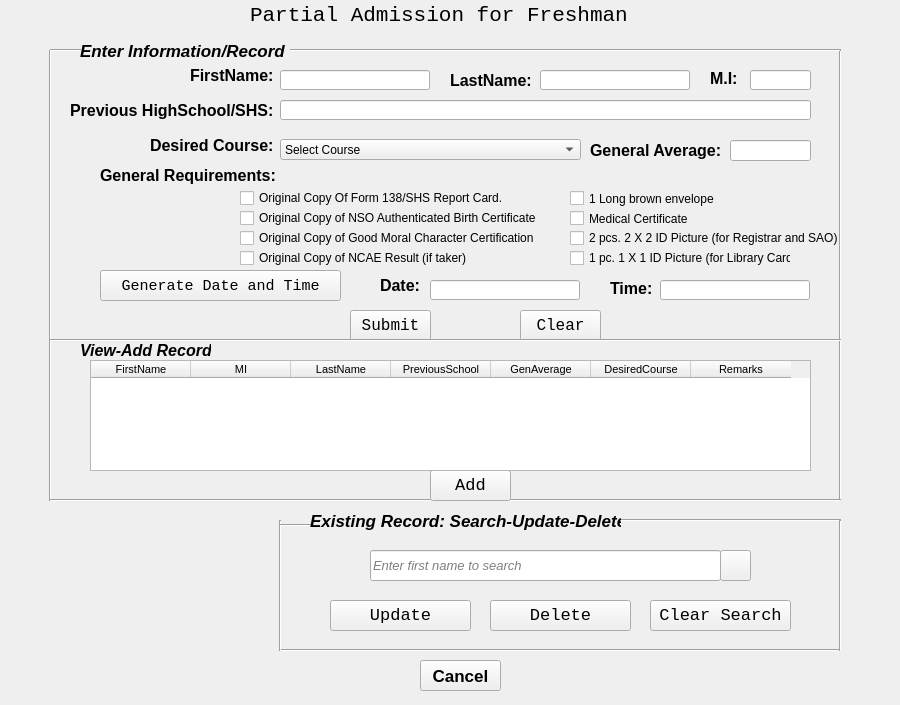
 <widget class="QWidget" name="Freshmen">
  <property name="geometry">
   <rect>
    <x>0</x>
    <y>0</y>
    <width>900</width>
    <height>705</height>
   </rect>
  </property>
  <property name="font">
   <font>
    <family>Lucida Console</family>
   </font>
  </property>
  <property name="cursor">
   <cursorShape>ArrowCursor</cursorShape>
  </property>
  <property name="windowTitle">
   <string>Freshman</string>
  </property>
  <widget class="QLabel" name="labelFreshmanTitle">
   <property name="geometry">
    <rect>
     <x>250</x>
     <y>-10</y>
     <width>401</width>
     <height>51</height>
    </rect>
   </property>
   <property name="font">
    <font>
     <pointsize>16</pointsize>
    </font>
   </property>
   <property name="text">
    <string>Partial Admission for Freshman</string>
   </property>
  </widget>
  <widget class="QLabel" name="labelReq">
   <property name="geometry">
    <rect>
     <x>100</x>
     <y>160</y>
     <width>181</width>
     <height>31</height>
    </rect>
   </property>
   <property name="font">
    <font>
     <family>Segoe UI</family>
     <pointsize>12</pointsize>
     <weight>75</weight>
     <bold>true</bold>
    </font>
   </property>
   <property name="text">
    <string>General Requirements:</string>
   </property>
  </widget>
  <widget class="QLabel" name="labelFName">
   <property name="geometry">
    <rect>
     <x>190</x>
     <y>60</y>
     <width>91</width>
     <height>31</height>
    </rect>
   </property>
   <property name="font">
    <font>
     <family>Segoe UI</family>
     <pointsize>12</pointsize>
     <weight>75</weight>
     <bold>true</bold>
    </font>
   </property>
   <property name="text">
    <string>FirstName:</string>
   </property>
  </widget>
  <widget class="QLineEdit" name="txtFName">
   <property name="geometry">
    <rect>
     <x>280</x>
     <y>70</y>
     <width>150</width>
     <height>20</height>
    </rect>
   </property>
  </widget>
  <widget class="QLabel" name="labelLName">
   <property name="geometry">
    <rect>
     <x>450</x>
     <y>70</y>
     <width>91</width>
     <height>21</height>
    </rect>
   </property>
   <property name="font">
    <font>
     <family>Segoe UI</family>
     <pointsize>12</pointsize>
     <weight>75</weight>
     <bold>true</bold>
    </font>
   </property>
   <property name="text">
    <string>LastName:</string>
   </property>
  </widget>
  <widget class="QLineEdit" name="txtLName">
   <property name="geometry">
    <rect>
     <x>540</x>
     <y>70</y>
     <width>150</width>
     <height>20</height>
    </rect>
   </property>
  </widget>
  <widget class="QLabel" name="labelMI">
   <property name="geometry">
    <rect>
     <x>710</x>
     <y>70</y>
     <width>41</width>
     <height>16</height>
    </rect>
   </property>
   <property name="font">
    <font>
     <family>Segoe UI</family>
     <pointsize>12</pointsize>
     <weight>75</weight>
     <bold>true</bold>
    </font>
   </property>
   <property name="text">
    <string>M.I:</string>
   </property>
  </widget>
  <widget class="QLineEdit" name="txtMI">
   <property name="geometry">
    <rect>
     <x>750</x>
     <y>70</y>
     <width>61</width>
     <height>20</height>
    </rect>
   </property>
  </widget>
  <widget class="QLabel" name="labelCourse">
   <property name="geometry">
    <rect>
     <x>150</x>
     <y>130</y>
     <width>141</width>
     <height>31</height>
    </rect>
   </property>
   <property name="font">
    <font>
     <family>Segoe UI</family>
     <pointsize>12</pointsize>
     <weight>75</weight>
     <bold>true</bold>
    </font>
   </property>
   <property name="text">
    <string>Desired Course:</string>
   </property>
  </widget>
  <widget class="QComboBox" name="cmbDCourse">
   <property name="geometry">
    <rect>
     <x>280</x>
     <y>139</y>
     <width>301</width>
     <height>21</height>
    </rect>
   </property>
   <property name="font">
    <font>
     <family>Segoe UI</family>
    </font>
   </property>
   <item>
    <property name="text">
     <string>Select Course</string>
    </property>
   </item>
   <item>
    <property name="text">
     <string>Bachelor of Science in Hospitality Management (BSHM)</string>
    </property>
   </item>
   <item>
    <property name="text">
     <string>Bachelor of Science in Information Technology (BSIT)</string>
    </property>
   </item>
   <item>
    <property name="text">
     <string>Bachelor of Science in Industrial Engineering (BSIE)</string>
    </property>
   </item>
   <item>
    <property name="text">
     <string>Bachelor in Industrial Technology major in Garments Technology (BIT-GT)</string>
    </property>
   </item>
   <item>
    <property name="text">
     <string>Bachelor in Industrial Technology major in Automotive Technology (BIT-AT)</string>
    </property>
   </item>
   <item>
    <property name="text">
     <string>Bachelor in Industrial Technology major in Computer Technology (BIT-CT)</string>
    </property>
   </item>
   <item>
    <property name="text">
     <string>Bachelor in Industrial Technology major in Drafting Technology (BIT-DT)</string>
    </property>
   </item>
   <item>
    <property name="text">
     <string>Bachelor in Industrial Technology major in Electronics Technology (BIT-ET)</string>
    </property>
   </item>
   <item>
    <property name="text">
     <string>Bachelor of Arts in English Language Studies (AB-ELs)</string>
    </property>
   </item>
   <item>
    <property name="text">
     <string>Bachelor of Arts in Literature (AB-Lit)</string>
    </property>
   </item>
   <item>
    <property name="text">
     <string>Bachelor of Elementary Education (BEED)</string>
    </property>
   </item>
   <item>
    <property name="text">
     <string>Bachelor of Secondary Education major in Math (BSED-Math)</string>
    </property>
   </item>
   <item>
    <property name="text">
     <string>Bachelor of Technology and Livelihood Education major in Home Economics (BTLEd)</string>
    </property>
   </item>
   <item>
    <property name="text">
     <string>Bachelor of Science in Agriculture major in Animal Science (BSA)</string>
    </property>
   </item>
   <item>
    <property name="text">
     <string>Bachelor of Science in Agriculture major in Horticulture (BSA)</string>
    </property>
   </item>
   <item>
    <property name="text">
     <string>Bachelor of Science in Agriculture major in Agronomy (BSA)</string>
    </property>
   </item>
   <item>
    <property name="text">
     <string>Bachelor of Science in Agriculture major in Crop Production (BSA)</string>
    </property>
   </item>
   <item>
    <property name="text">
     <string>Bachelor of Science in Agriculture major in Agricultural Economics (BSA)</string>
    </property>
   </item>
   <item>
    <property name="text">
     <string>Bachelor of Science in Forestry (BSF)</string>
    </property>
   </item>
  </widget>
  <widget class="QCheckBox" name="checkBox">
   <property name="geometry">
    <rect>
     <x>240</x>
     <y>190</y>
     <width>311</width>
     <height>16</height>
    </rect>
   </property>
   <property name="font">
    <font>
     <family>Segoe UI</family>
    </font>
   </property>
   <property name="text">
    <string>Original Copy Of Form 138/SHS Report Card.</string>
   </property>
  </widget>
  <widget class="QCheckBox" name="checkBox_2">
   <property name="geometry">
    <rect>
     <x>240</x>
     <y>210</y>
     <width>391</width>
     <height>16</height>
    </rect>
   </property>
   <property name="font">
    <font>
     <family>Segoe UI</family>
    </font>
   </property>
   <property name="text">
    <string>Original Copy of NSO Authenticated Birth Certificate</string>
   </property>
  </widget>
  <widget class="QCheckBox" name="checkBox_3">
   <property name="geometry">
    <rect>
     <x>240</x>
     <y>230</y>
     <width>391</width>
     <height>16</height>
    </rect>
   </property>
   <property name="font">
    <font>
     <family>Segoe UI</family>
    </font>
   </property>
   <property name="text">
    <string>Original Copy of Good Moral Character Certification</string>
   </property>
  </widget>
  <widget class="QCheckBox" name="checkBox_4">
   <property name="geometry">
    <rect>
     <x>570</x>
     <y>230</y>
     <width>431</width>
     <height>16</height>
    </rect>
   </property>
   <property name="font">
    <font>
     <family>Segoe UI</family>
    </font>
   </property>
   <property name="text">
    <string>2 pcs. 2 X 2 ID Picture (for Registrar and SAO)</string>
   </property>
  </widget>
  <widget class="QCheckBox" name="checkBox_5">
   <property name="geometry">
    <rect>
     <x>240</x>
     <y>250</y>
     <width>231</width>
     <height>16</height>
    </rect>
   </property>
   <property name="font">
    <font>
     <family>Segoe UI</family>
    </font>
   </property>
   <property name="text">
    <string>Original Copy of NCAE Result (if taker)</string>
   </property>
  </widget>
  <widget class="QCheckBox" name="checkBox_6">
   <property name="geometry">
    <rect>
     <x>570</x>
     <y>250</y>
     <width>221</width>
     <height>16</height>
    </rect>
   </property>
   <property name="font">
    <font>
     <family>Segoe UI</family>
    </font>
   </property>
   <property name="text">
    <string>1 pc. 1 X 1 ID Picture (for Library Card)</string>
   </property>
  </widget>
  <widget class="QPushButton" name="btnClear">
   <property name="geometry">
    <rect>
     <x>520</x>
     <y>310</y>
     <width>81</width>
     <height>31</height>
    </rect>
   </property>
   <property name="font">
    <font>
     <pointsize>12</pointsize>
    </font>
   </property>
   <property name="text">
    <string>Clear</string>
   </property>
  </widget>
  <widget class="QPushButton" name="btnSubmit">
   <property name="geometry">
    <rect>
     <x>350</x>
     <y>310</y>
     <width>81</width>
     <height>31</height>
    </rect>
   </property>
   <property name="font">
    <font>
     <pointsize>12</pointsize>
    </font>
   </property>
   <property name="text">
    <string>Submit</string>
   </property>
  </widget>
  <widget class="QLabel" name="labelAve">
   <property name="geometry">
    <rect>
     <x>590</x>
     <y>140</y>
     <width>141</width>
     <height>21</height>
    </rect>
   </property>
   <property name="font">
    <font>
     <family>Segoe UI</family>
     <pointsize>12</pointsize>
     <weight>75</weight>
     <bold>true</bold>
    </font>
   </property>
   <property name="text">
    <string>General Average:</string>
   </property>
  </widget>
  <widget class="QLineEdit" name="txtAve">
   <property name="geometry">
    <rect>
     <x>730</x>
     <y>140</y>
     <width>81</width>
     <height>21</height>
    </rect>
   </property>
  </widget>
  <widget class="QLabel" name="labelPrev">
   <property name="geometry">
    <rect>
     <x>70</x>
     <y>100</y>
     <width>211</width>
     <height>21</height>
    </rect>
   </property>
   <property name="font">
    <font>
     <family>Segoe UI</family>
     <pointsize>12</pointsize>
     <weight>75</weight>
     <bold>true</bold>
    </font>
   </property>
   <property name="text">
    <string>Previous HighSchool/SHS:</string>
   </property>
  </widget>
  <widget class="QLineEdit" name="txtPrev">
   <property name="geometry">
    <rect>
     <x>280</x>
     <y>100</y>
     <width>531</width>
     <height>20</height>
    </rect>
   </property>
  </widget>
  <widget class="QLabel" name="label_6">
   <property name="geometry">
    <rect>
     <x>110</x>
     <y>260</y>
     <width>191</width>
     <height>31</height>
    </rect>
   </property>
   <property name="font">
    <font>
     <family>Segoe UI</family>
     <pointsize>12</pointsize>
     <weight>75</weight>
     <bold>true</bold>
    </font>
   </property>
   <property name="text">
    <string/>
   </property>
  </widget>
  <widget class="QLabel" name="labelTime">
   <property name="geometry">
    <rect>
     <x>610</x>
     <y>280</y>
     <width>51</width>
     <height>16</height>
    </rect>
   </property>
   <property name="font">
    <font>
     <family>Segoe UI</family>
     <pointsize>12</pointsize>
     <weight>75</weight>
     <bold>true</bold>
    </font>
   </property>
   <property name="text">
    <string>Time:</string>
   </property>
  </widget>
  <widget class="QLabel" name="labelDate">
   <property name="geometry">
    <rect>
     <x>380</x>
     <y>270</y>
     <width>51</width>
     <height>31</height>
    </rect>
   </property>
   <property name="font">
    <font>
     <family>Segoe UI</family>
     <pointsize>12</pointsize>
     <weight>75</weight>
     <bold>true</bold>
    </font>
   </property>
   <property name="text">
    <string>Date:</string>
   </property>
  </widget>
  <widget class="QLineEdit" name="Date">
   <property name="geometry">
    <rect>
     <x>430</x>
     <y>280</y>
     <width>150</width>
     <height>20</height>
    </rect>
   </property>
  </widget>
  <widget class="QLineEdit" name="Time">
   <property name="geometry">
    <rect>
     <x>660</x>
     <y>280</y>
     <width>150</width>
     <height>20</height>
    </rect>
   </property>
  </widget>
  <widget class="QPushButton" name="btnDate">
   <property name="geometry">
    <rect>
     <x>100</x>
     <y>270</y>
     <width>241</width>
     <height>31</height>
    </rect>
   </property>
   <property name="font">
    <font>
     <pointsize>11</pointsize>
    </font>
   </property>
   <property name="text">
    <string>Generate Date and Time</string>
   </property>
  </widget>
  <widget class="QPushButton" name="btnSearch">
   <property name="geometry">
    <rect>
     <x>720</x>
     <y>550</y>
     <width>31</width>
     <height>31</height>
    </rect>
   </property>
   <property name="font">
    <font>
     <pointsize>13</pointsize>
    </font>
   </property>
   <property name="text">
    <string/>
   </property>
  </widget>
  <widget class="QLineEdit" name="txtSearch">
   <property name="geometry">
    <rect>
     <x>370</x>
     <y>550</y>
     <width>351</width>
     <height>31</height>
    </rect>
   </property>
   <property name="font">
    <font>
     <family>Segoe UI</family>
     <pointsize>10</pointsize>
     <weight>50</weight>
     <italic>true</italic>
     <bold>false</bold>
    </font>
   </property>
   <property name="placeholderText">
    <string>Enter first name to search</string>
   </property>
  </widget>
  <widget class="QPushButton" name="btnDelete">
   <property name="geometry">
    <rect>
     <x>490</x>
     <y>600</y>
     <width>141</width>
     <height>31</height>
    </rect>
   </property>
   <property name="font">
    <font>
     <pointsize>13</pointsize>
    </font>
   </property>
   <property name="text">
    <string>Delete</string>
   </property>
  </widget>
  <widget class="QPushButton" name="btnCancel">
   <property name="geometry">
    <rect>
     <x>420</x>
     <y>660</y>
     <width>81</width>
     <height>31</height>
    </rect>
   </property>
   <property name="font">
    <font>
     <family>Segoe UI</family>
     <pointsize>13</pointsize>
     <weight>75</weight>
     <bold>true</bold>
    </font>
   </property>
   <property name="text">
    <string>Cancel</string>
   </property>
  </widget>
  <widget class="Line" name="line">
   <property name="geometry">
    <rect>
     <x>280</x>
     <y>640</y>
     <width>561</width>
     <height>20</height>
    </rect>
   </property>
   <property name="orientation">
    <enum>Qt::Horizontal</enum>
   </property>
  </widget>
  <widget class="Line" name="line_2">
   <property name="geometry">
    <rect>
     <x>270</x>
     <y>520</y>
     <width>20</width>
     <height>131</height>
    </rect>
   </property>
   <property name="orientation">
    <enum>Qt::Vertical</enum>
   </property>
  </widget>
  <widget class="Line" name="line_3">
   <property name="geometry">
    <rect>
     <x>620</x>
     <y>510</y>
     <width>221</width>
     <height>20</height>
    </rect>
   </property>
   <property name="orientation">
    <enum>Qt::Horizontal</enum>
   </property>
  </widget>
  <widget class="Line" name="line_4">
   <property name="geometry">
    <rect>
     <x>830</x>
     <y>520</y>
     <width>20</width>
     <height>131</height>
    </rect>
   </property>
   <property name="orientation">
    <enum>Qt::Vertical</enum>
   </property>
  </widget>
  <widget class="Line" name="line_5">
   <property name="geometry">
    <rect>
     <x>280</x>
     <y>510</y>
     <width>31</width>
     <height>31</height>
    </rect>
   </property>
   <property name="orientation">
    <enum>Qt::Horizontal</enum>
   </property>
  </widget>
  <widget class="QLabel" name="labelSUD">
   <property name="geometry">
    <rect>
     <x>310</x>
     <y>510</y>
     <width>311</width>
     <height>21</height>
    </rect>
   </property>
   <property name="font">
    <font>
     <family>Segoe UI</family>
     <pointsize>13</pointsize>
     <weight>75</weight>
     <italic>true</italic>
     <bold>true</bold>
    </font>
   </property>
   <property name="text">
    <string>Existing Record: Search-Update-Delete</string>
   </property>
  </widget>
  <widget class="Line" name="line_6">
   <property name="geometry">
    <rect>
     <x>40</x>
     <y>50</y>
     <width>20</width>
     <height>451</height>
    </rect>
   </property>
   <property name="orientation">
    <enum>Qt::Vertical</enum>
   </property>
  </widget>
  <widget class="Line" name="line_7">
   <property name="geometry">
    <rect>
     <x>830</x>
     <y>50</y>
     <width>20</width>
     <height>451</height>
    </rect>
   </property>
   <property name="orientation">
    <enum>Qt::Vertical</enum>
   </property>
  </widget>
  <widget class="Line" name="line_8">
   <property name="geometry">
    <rect>
     <x>50</x>
     <y>330</y>
     <width>791</width>
     <height>20</height>
    </rect>
   </property>
   <property name="orientation">
    <enum>Qt::Horizontal</enum>
   </property>
  </widget>
  <widget class="Line" name="line_9">
   <property name="geometry">
    <rect>
     <x>290</x>
     <y>40</y>
     <width>551</width>
     <height>20</height>
    </rect>
   </property>
   <property name="orientation">
    <enum>Qt::Horizontal</enum>
   </property>
  </widget>
  <widget class="Line" name="line_10">
   <property name="geometry">
    <rect>
     <x>50</x>
     <y>40</y>
     <width>31</width>
     <height>21</height>
    </rect>
   </property>
   <property name="orientation">
    <enum>Qt::Horizontal</enum>
   </property>
  </widget>
  <widget class="QLabel" name="labelEnterInfo">
   <property name="geometry">
    <rect>
     <x>80</x>
     <y>40</y>
     <width>211</width>
     <height>21</height>
    </rect>
   </property>
   <property name="font">
    <font>
     <family>Segoe UI</family>
     <pointsize>13</pointsize>
     <weight>75</weight>
     <italic>true</italic>
     <bold>true</bold>
    </font>
   </property>
   <property name="text">
    <string>Enter Information/Record</string>
   </property>
  </widget>
  <widget class="Line" name="line_11">
   <property name="geometry">
    <rect>
     <x>50</x>
     <y>490</y>
     <width>791</width>
     <height>20</height>
    </rect>
   </property>
   <property name="orientation">
    <enum>Qt::Horizontal</enum>
   </property>
  </widget>
  <widget class="QPushButton" name="btnAdd">
   <property name="geometry">
    <rect>
     <x>430</x>
     <y>470</y>
     <width>81</width>
     <height>31</height>
    </rect>
   </property>
   <property name="font">
    <font>
     <pointsize>13</pointsize>
    </font>
   </property>
   <property name="text">
    <string>Add</string>
   </property>
  </widget>
  <widget class="QTableWidget" name="tableFreshman">
   <property name="geometry">
    <rect>
     <x>90</x>
     <y>360</y>
     <width>721</width>
     <height>111</height>
    </rect>
   </property>
   <property name="font">
    <font>
     <family>MS Shell Dlg 2</family>
     <pointsize>8</pointsize>
     <weight>50</weight>
     <bold>false</bold>
    </font>
   </property>
   <column>
    <property name="text">
     <string>FirstName</string>
    </property>
   </column>
   <column>
    <property name="text">
     <string>MI</string>
    </property>
   </column>
   <column>
    <property name="text">
     <string>LastName</string>
    </property>
   </column>
   <column>
    <property name="text">
     <string>PreviousSchool</string>
    </property>
   </column>
   <column>
    <property name="text">
     <string>GenAverage</string>
    </property>
   </column>
   <column>
    <property name="text">
     <string>DesiredCourse</string>
    </property>
   </column>
   <column>
    <property name="text">
     <string>Remarks</string>
    </property>
   </column>
  </widget>
  <widget class="QLabel" name="labelViewAdd">
   <property name="geometry">
    <rect>
     <x>80</x>
     <y>340</y>
     <width>131</width>
     <height>21</height>
    </rect>
   </property>
   <property name="font">
    <font>
     <family>Segoe UI</family>
     <pointsize>12</pointsize>
     <weight>75</weight>
     <italic>true</italic>
     <bold>true</bold>
    </font>
   </property>
   <property name="text">
    <string>View-Add Record</string>
   </property>
  </widget>
  <widget class="QCheckBox" name="checkBox_7">
   <property name="geometry">
    <rect>
     <x>570</x>
     <y>190</y>
     <width>171</width>
     <height>17</height>
    </rect>
   </property>
   <property name="font">
    <font>
     <family>Segoe UI</family>
    </font>
   </property>
   <property name="text">
    <string>1 Long brown envelope</string>
   </property>
  </widget>
  <widget class="QCheckBox" name="checkBox_8">
   <property name="geometry">
    <rect>
     <x>570</x>
     <y>210</y>
     <width>161</width>
     <height>17</height>
    </rect>
   </property>
   <property name="font">
    <font>
     <family>Segoe UI</family>
    </font>
   </property>
   <property name="text">
    <string>Medical Certificate</string>
   </property>
  </widget>
  <widget class="QPushButton" name="btnClearSearch">
   <property name="geometry">
    <rect>
     <x>650</x>
     <y>600</y>
     <width>141</width>
     <height>31</height>
    </rect>
   </property>
   <property name="font">
    <font>
     <pointsize>13</pointsize>
    </font>
   </property>
   <property name="text">
    <string>Clear Search</string>
   </property>
  </widget>
  <widget class="QPushButton" name="btnUpdate">
   <property name="geometry">
    <rect>
     <x>330</x>
     <y>600</y>
     <width>141</width>
     <height>31</height>
    </rect>
   </property>
   <property name="font">
    <font>
     <pointsize>13</pointsize>
    </font>
   </property>
   <property name="text">
    <string>Update</string>
   </property>
  </widget>
  <widget class="QPushButton" name="btnImage">
   <property name="geometry">
    <rect>
     <x>50</x>
     <y>500</y>
     <width>201</width>
     <height>151</height>
    </rect>
   </property>
   <property name="cursor">
    <cursorShape>CrossCursor</cursorShape>
   </property>
   <property name="text">
    <string/>
   </property>
   <property name="flat">
    <bool>true</bool>
   </property>
  </widget>
 </widget>
